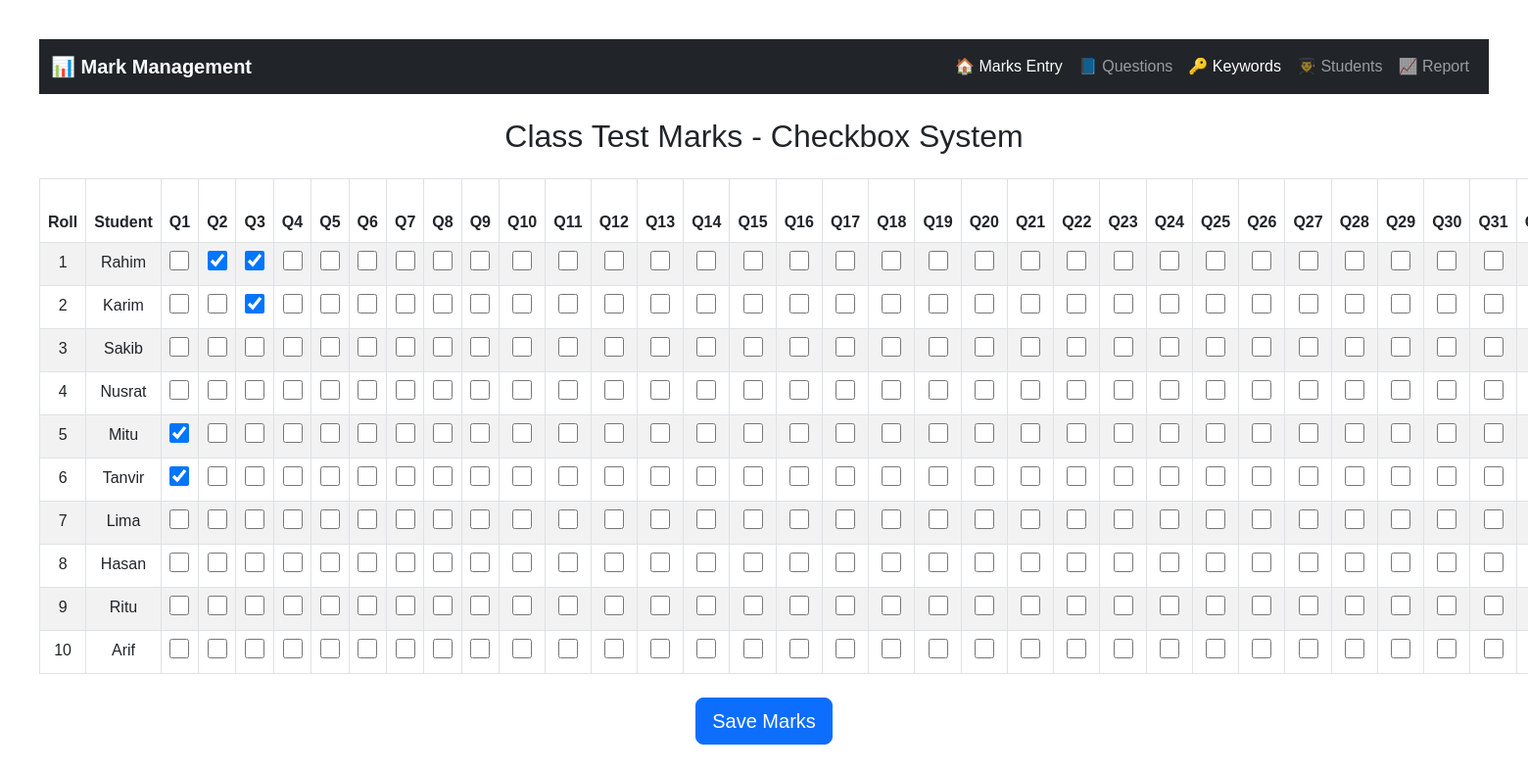
Before: / with the older database file.
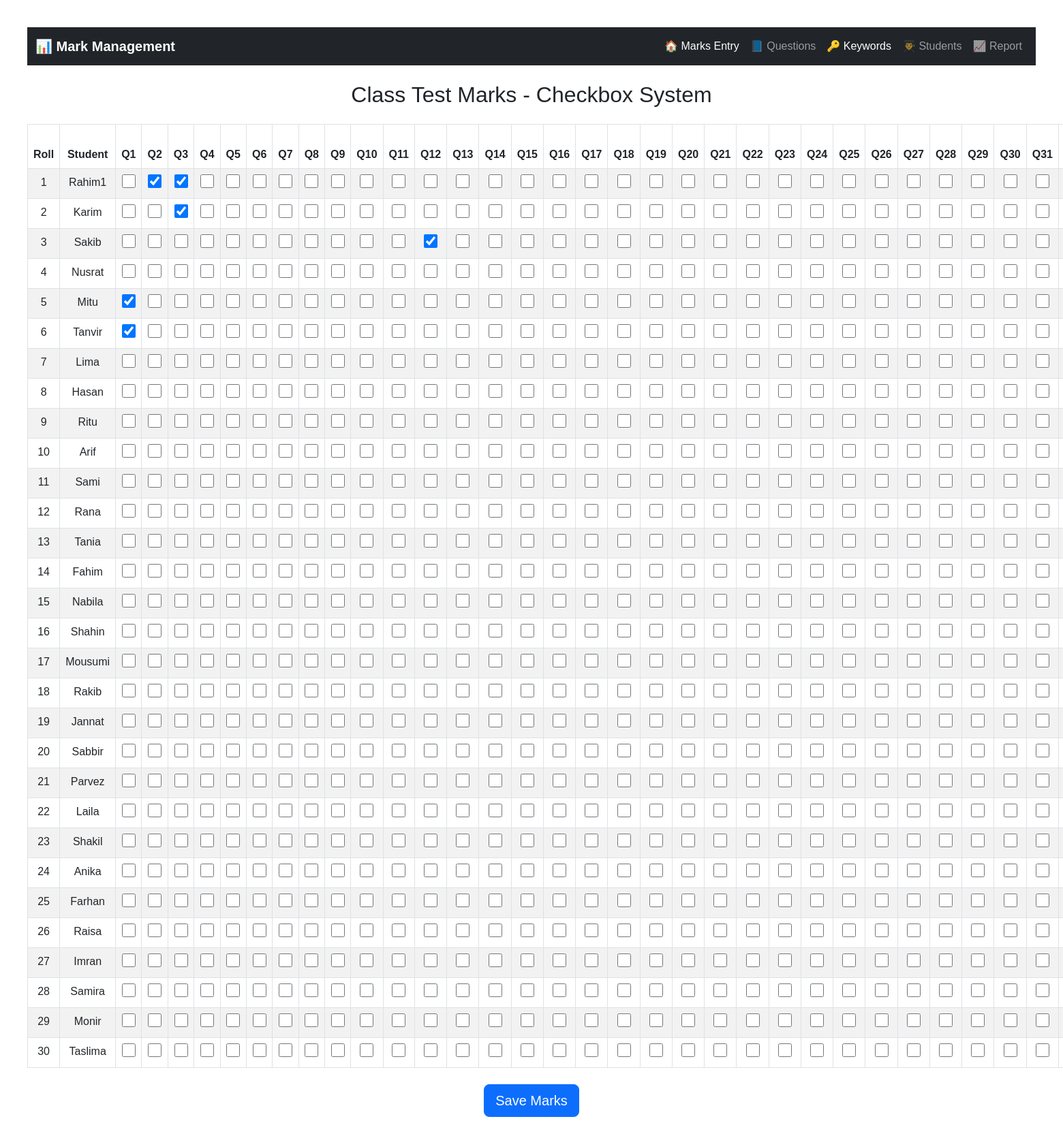
After: the same page with the newer database file.
### tables this page shows
CREATE TABLE `sql_questions` (
  `id` int(11) NOT NULL,
  `question` text NOT NULL,
  `answer` text NOT NULL
);

CREATE TABLE `students` (
  `id` int(11) NOT NULL,
  `roll` int(11) DEFAULT NULL,
  `name` varchar(100) DEFAULT NULL
);

### index.php (the view, shortened to what this page needs)
<?php include 'db.php'; ?>
<!DOCTYPE html>
<html>
<head>
    <link href="https://cdn.jsdelivr.net/npm/bootstrap@5.3.0/dist/css/bootstrap.min.css" rel="stylesheet">
</head>
<body>
<nav class="navbar navbar-expand-lg navbar-dark bg-dark mb-4">
    <div class="container-fluid">
        <a class="navbar-brand fw-bold" href="#">📊 Mark Management</a>
        <div class="collapse navbar-collapse" id="navbarNav">
            <ul class="navbar-nav ms-auto">
                <li class="nav-item">
                    <a class="nav-link active" href="index.php">🏠 Marks Entry</a>
                </li>
                <li class="nav-item">
                    <a class="nav-link" href="question.php">📘 Questions</a>
                </li>
                <li class="nav-item">
                    <a class="nav-link active" href="keywords.php">🔑  Keywords</a>
                </li>
                <li class="nav-item">
                    <a class="nav-link" href="students.php">👨‍🎓 Students</a>
                </li>
                <li class="nav-item">
                    <a class="nav-link" href="report.php">📈 Report</a>
                </li>
            </ul>
        </div>
    </div>
</nav>
<h2 class="text-center mb-4">Class Test Marks - Checkbox System</h2>
<form action="save.php" method="POST">
    <table class="table table-bordered table-striped">
        <thead>
        <tr>
            <th>Roll</th>
            <th>Student</th>
            <?php
            $questions = $conn->query("SELECT * FROM sql_questions ORDER BY id ASC");
            $q_array = [];
            while ($q = $questions->fetch_assoc()) {
                $q_array[] = $q;
                echo "<th>Q{$q['id']}</th>";
            }
            ?>
        </tr>
        </thead>
        <tbody>
        <?php
        function get_question_mark($qid)
        {
            if ($qid >= 1 && $qid <= 10) return 2;
            if ($qid >= 11 && $qid <= 22) return 5;
            if ($qid >= 23 && $qid <= 35) return 10;
            return 0;
        }
        $students = $conn->query("SELECT * FROM students ORDER BY roll ASC");
        while ($student = $students->fetch_assoc()):
            $student_id = $student['id'];
            ?>
            <tr>
                <td><?= $student['roll'] ?></td>
                <td><?= $student['name'] ?></td>
                <?php foreach ($q_array as $q):
                    $mark_res = $conn->query("SELECT marks FROM student_question_marks WHERE student_id=$student_id AND question_id={$q['id']} ORDER BY id DESC LIMIT 1");
                    $mark_row = $mark_res->fetch_assoc();
                    $existing_mark = $mark_row['marks'] ?? 0;
                    $checked = $existing_mark > 0 ? 'checked' : '';
                    ?>
                    <td>
                        <input type="checkbox" name="marks[<?= $student_id ?>][<?= $q['id'] ?>]" value="<?= get_question_mark($q['id']) ?>" <?= $checked ?>>
                    </td>
                <?php endforeach; ?>
            </tr>
        <?php endwhile; ?>
        </tbody>
    </table>
    <div class="text-center mt-4">
        <button type="submit" class="btn btn-primary btn-lg">Save Marks</button>
    </div>
</form>
</body>
</html>

### index.php (style rules this page uses)
body { padding: 40px; font-family: Arial; }
table { width: 100%; margin: auto; }
th, td { text-align: center; padding: 10px; }
input[type=checkbox] { width: 20px; height: 20px; }

Changed rows visible on the page:
computed for sql_questions id 12: value "☐" → "☑"
changed students: name "Rahim" → "Rahim1"
added students: roll "11", name "Sami"
added students: roll "12", name "Rana"
added students: roll "13", name "Tania"
added students: roll "14", name "Fahim"
added students: roll "15", name "Nabila"
added students: roll "16", name "Shahin"
added students: roll "17", name "Mousumi"
added students: roll "18", name "Rakib"
added students: roll "19", name "Jannat"
added students: roll "20", name "Sabbir"
added students: roll "21", name "Parvez"
added students: roll "22", name "Laila"
added students: roll "23", name "Shakil"
added students: roll "24", name "Anika"
added students: roll "25", name "Farhan"
added students: roll "26", name "Raisa"
added students: roll "27", name "Imran"
added students: roll "28", name "Samira"
added students: roll "29", name "Monir"
added students: roll "30", name "Taslima"
